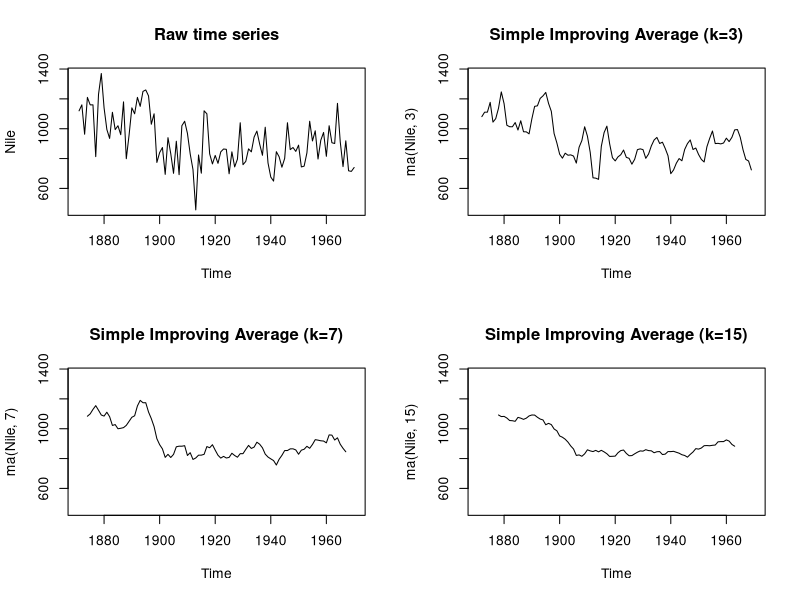

Write R code to recreate this figure.
#Week2
#-----------------------------------------------------------------------------#
library(forecast)
#library(zoo)

#------------------------------------------------------------------------------#


opar=par(no.readonly = T)

#for plotting into 2*2 format
par(mfrow=c(2,2))
#for plotting 
ylim=c(min(Nile),max(Nile))
#ma computes a simple moving average smoother of a given time series.
plot(Nile,main="Raw time series")
plot(ma(Nile,3),main="Simple Improving Average (k=3)",ylim=ylim)
plot(ma(Nile,7),main="Simple Improving Average (k=7)",ylim=ylim)
plot(ma(Nile,15),main="Simple Improving Average (k=15)",ylim=ylim)
par(opar)

#or

#file.path()
#data1=Nile

#data1
#data=zoo::na.locf(data1)
#data



